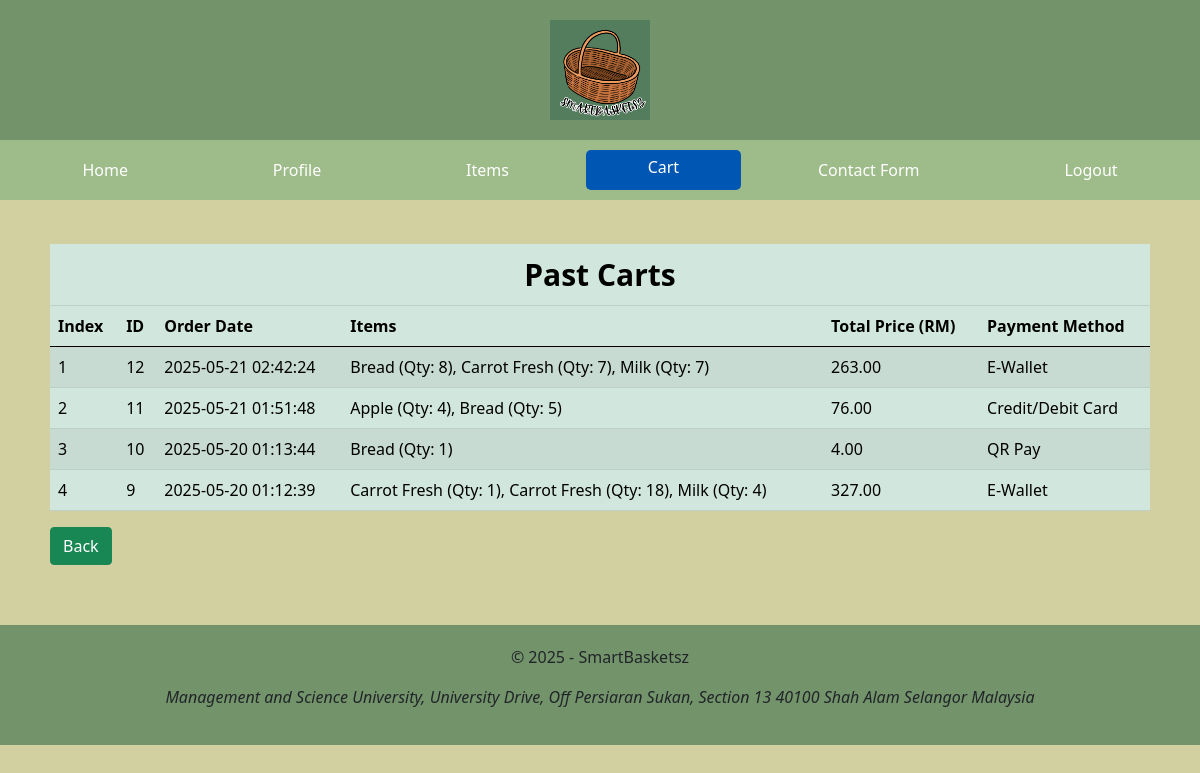
Screenshot of /SmartBasketsz/Customer/cartHistory.php (signed in) with the database file from the repository.
### tables this page shows
CREATE TABLE `cart` (
  `ID` int(11) NOT NULL,
  `customerId` int(11) NOT NULL,
  `orderDate` timestamp NOT NULL DEFAULT current_timestamp(),
  `totalPrice` decimal(10,2) NOT NULL,
  `paymentMethod` enum('Credit/Debit Card','E-Wallet','QR Pay') NOT NULL
);

### SmartBasketsz/Customer/cartHistory.php (the view, shortened to what this page needs)
<?php
include_once "../config.php";
?>
<!DOCTYPE html>
<html lang="en">
<head>
    <link href="https://cdn.jsdelivr.net/npm/bootstrap@5.0.2/dist/css/bootstrap.min.css" rel="stylesheet"
>
    <link rel="stylesheet" type="text/css" href="../template.css?v=202505191827">
</head>
<body>
<div class="container-fluid d-flex justify-content-center align-items-center header-bar">
    <header>
        <img src="../SmartBasketszLogo.png" height="100" width="100">
    </header>
</div>
<nav class="theNavBar nav nav-pills flex-column flex-sm-row">
    <a class="flex-sm-fill text-sm-center nav-link" href="home.php">Home</a>
    <a class="flex-sm-fill text-sm-center nav-link" href="profile.php">Profile</a>
    <a class="flex-sm-fill text-sm-center nav-link" href="items.php">Items</a>
    <a class="flex-sm-fill text-sm-center nav-link active" href="cart.php">Cart</a>
    <a class="flex-sm-fill text-sm-center nav-link" href="contactForm.php">Contact Form</a>
    <a class="flex-sm-fill text-sm-center nav-link" href="logout.php">Logout</a>
</nav>
<div class="container mt-4">
    <table class="table table-striped table-success">
        <thead>
        <tr>
            <th colspan="8" style="text-align: center; font-size: 30px;">Past Carts</th>
        </tr>
        <tr>
            <th>Index</th>
            <th>ID</th>
            <th>Order Date</th>
            <th>Items</th>
            <th>Total Price (RM)</th>
            <th>Payment Method</th>
        </tr>
        </thead>
        <tbody>
        <?php
        $sql = "SELECT
            c.ID,
            c.orderDate,
            c.paymentMethod,
            GROUP_CONCAT(CONCAT(i.name, ' (Qty: ', oi.quantity, ')') SEPARATOR ', ') AS Items,
            SUM(i.salePrice * oi.quantity) AS TotalPrice
            FROM cart AS c
            JOIN orderItem AS oi ON c.ID = oi.cartId
            JOIN item AS i ON oi.itemId = i.ID
            WHERE c.customerId = '{$_SESSION['ID']}'
            GROUP BY c.ID
            ORDER BY c.orderDate DESC";
        $result = $conn->query($sql);
        if ($result->num_rows > 0) {
            $index = 0;
            while($row = $result->fetch_assoc()){
                $index++;
                echo "<tr>
                      <td>$index</td>
                      <td>{$row['ID']}</td>
                      <td>{$row['orderDate']}</td>
                      <td>{$row['Items']}</td>
                      <td>{$row['TotalPrice']}</td>
                      <td>{$row['paymentMethod']}</td>
                      </tr>";
            }
        } else {
            echo "<tr><td colspan='6'>No carts found</td></tr>";
        }
        ?>
        </tbody>
    </table>
    <a href="cart.php" class="btn btn-success">Back</a>
</div>
<div class="container-fluid d-flex justify-content-center align-items-center footer-bar">
    <footer>
        <p>&copy; 2025 - SmartBasketsz</p>
        <address><i>Management and Science University, University Drive, Off Persiaran Sukan, Section 13 40100 Shah Alam Selangor Malaysia</i></address>
    </footer>
</div>
</body>
</html>

### SmartBasketsz/template.css (style rules this page uses)
body { background-color: #D2D0A0; }
.header-bar, .footer-bar { text-align: center; background-color: #73946B; padding: 20px 20px 20px 20px; }
.theNavBar { padding-top: 20px; }
.theNavBar { background-color: #9EBC8A; padding: 10px; }
.theNavBar a { color: #ffffff !important; margin: 0 5px; text-decoration: none; }
.theNavBar a.active { background-color: #0056b3 !important; border-radius: 5px; padding: 5px 10px; }
div.container { padding: 20px; }
.footer-bar { margin-top: 40px; }

### rows the page displays
cart: ID "12", orderDate "2025-05-21 02:42:24", Items "Bread (Qty: 8), Carrot Fresh (Qty: 7), Milk (Qty: 7)", TotalPrice "263.00", paymentMethod "E-Wallet"
cart: ID "11", orderDate "2025-05-21 01:51:48", Items "Apple (Qty: 4), Bread (Qty: 5)", TotalPrice "76.00", paymentMethod "Credit/Debit Card"
cart: ID "10", orderDate "2025-05-20 01:13:44", Items "Bread (Qty: 1)", TotalPrice "4.00", paymentMethod "QR Pay"
cart: ID "9", orderDate "2025-05-20 01:12:39", Items "Carrot Fresh (Qty: 1), Carrot Fresh (Qty: 18), Milk (Qty: 4)", TotalPrice "327.00", paymentMethod "E-Wallet"
